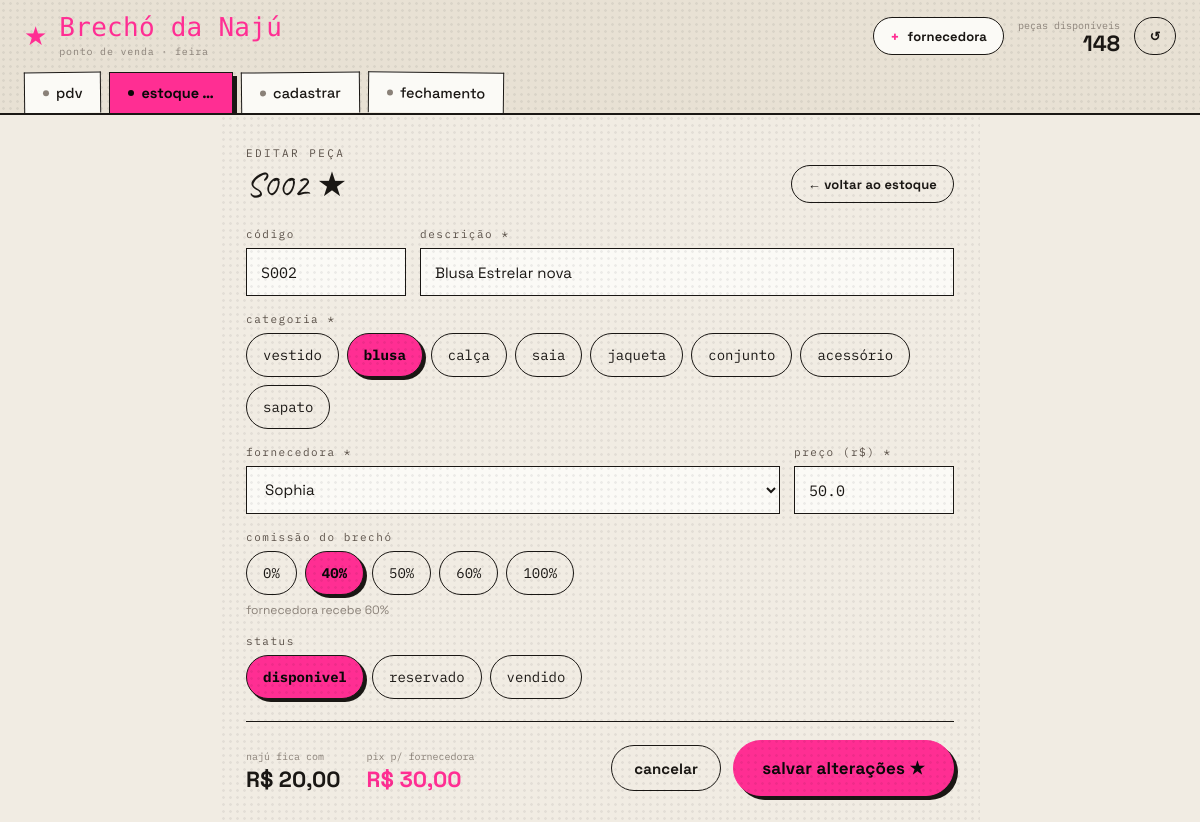
The page /pecas/39/editar on the database its author committed.
### models.py (models this page shows, shortened)
class Peca(db.Model):
    __tablename__ = "pecas"
    id = db.Column(db.Integer, primary_key=True)
    codigo = db.Column(db.String(24), unique=True, nullable=False)
    descricao = db.Column(db.String(240), nullable=False)
    categoria = db.Column(db.String(40), nullable=False)
    fornecedora_id = db.Column(db.Integer, db.ForeignKey("fornecedoras.id"), nullable=False)
    comissao_pct = db.Column(db.Integer, default=40)
    preco = db.Column(db.Float, nullable=False)
    status = db.Column(db.String(16), default="disponivel")
    vendido_em = db.Column(db.DateTime, nullable=True)

### app.py (the view, shortened to what this page needs)
    @app.route("/pecas/<int:peca_id>/editar", methods=["GET", "POST"])
    def editar(peca_id):
        p = db.session.get(Peca, peca_id)
        if p is None:
            abort(404)
        return render_template(
            "editar.html", peca=p,
            fornecedoras=Fornecedora.query.all(),
            categorias=CATEGORIAS, preco_arara=PRECO_ARARA,
            active="estoque",
        )

### app.py (called while the page is built)
def create_app():
    app = Flask(__name__)
    app.config["SECRET_KEY"] = "brecho-naju-2025"
    app.config["SQLALCHEMY_DATABASE_URI"] = (
        "sqlite:///" + os.path.join(BASE_DIR, "brecho.db")
    )
    app.config["SQLALCHEMY_TRACK_MODIFICATIONS"] = False
    db.init_app(app)
    app.jinja_env.filters["brl"] = fmt_brl
    with app.app_context():
        db.create_all()
        from seed import seed
        seed()
    @app.context_processor
    def _globals():
        try:
            return {"disponiveis": Peca.query.filter_by(status="disponivel").count()}
        except Exception:
            return {"disponiveis": 0}
    register_routes(app)
    return app

### templates/editar.html (shortened to what this page needs)
{% extends "base.html" %}
{% block content %}
<div class="wrap" style="max-width:760px">
  <div style="display:flex;align-items:flex-end;justify-content:space-between;flex-wrap:wrap;gap:12px">
    <div>
      <span class="eyebrow">editar peça</span>
      <div class="script" style="font-size:34px;margin-top:4px">{{ peca.codigo }} ★</div>
    </div>
    <a class="btn btn-ghost btn-sm" href="{{ url_for('estoque') }}">← voltar ao estoque</a>
  </div>
  <form method="post" action="{{ url_for('editar', peca_id=peca.id) }}" style="margin-top:24px">
    <div style="display:flex;flex-direction:column;gap:16px">
      <div style="display:grid;grid-template-columns:160px 1fr;gap:14px">
        <div class="field">
          <label class="flabel">código</label>
          <input class="input mono" name="codigo" value="{{ peca.codigo }}"/>
        </div>
        <div class="field">
          <label class="flabel">descrição *</label>
          <input class="input" name="descricao" value="{{ peca.descricao }}" required/>
        </div>
      </div>
      <div class="field">
        <label class="flabel">categoria *</label>
        <div class="chips">
          {% for c in categorias %}
            <button type="button" class="chip {{ 'on' if peca.categoria==c }}"
                    data-val="{{ c }}" onclick="pickCat(this,'{{ c }}')">{{ c }}</button>
          {% endfor %}
        </div>
      </div>
      <div style="display:grid;grid-template-columns:1fr 160px;gap:14px">
        <div class="field">
          <label class="flabel">fornecedora *</label>
          <select class="select" name="fornecedora" id="fornecedora" onchange="onForn()">
            {% for f in fornecedoras %}
              <option value="{{ f.id }}" data-com="{{ f.comissao_padrao }}"
                      {{ 'selected' if f.id==peca.fornecedora_id }}>{{ f.nome }}</option>
            {% endfor %}
          </select>
        </div>
        <div class="field">
          <label class="flabel">preço (R$) *</label>
          <input class="input mono" name="preco" id="preco"
                 value="{{ peca.preco }}" inputmode="decimal" oninput="recalc()"/>
        </div>
      </div>
      <div class="field">
        <label class="flabel">comissão do brechó</label>
        <div class="chips" id="com-chips">
          {% for c in [0, 40, 50, 60, 100] %}
            <button type="button" class="chip {{ 'on' if peca.comissao_pct==c }}"
                    data-val="{{ c }}" onclick="pickCom(this,{{ c }})">{{ c }}%</button>
          {% endfor %}
        </div>
        <span class="fhint" id="com-hint"></span>
      </div>
      <div class="field">
        <label class="flabel">status</label>
        <div class="chips">
          {% for s in ['disponivel', 'reservado', 'vendido'] %}
            <button type="button" class="chip {{ 'on' if peca.status==s }}"
                    data-val="{{ s }}" onclick="pickStatus(this,'{{ s }}')">{{ s }}</button>
          {% endfor %}
        </div>
      </div>
    </div>
    <div style="margin-top:22px;border-top:1.5px solid var(--line);padding-top:18px;
                display:flex;align-items:center;justify-content:space-between;flex-wrap:wrap;gap:16px">
      <div style="display:flex;gap:26px;flex-wrap:wrap">
        <div>
          <span class="mono" style="font-size:10px;color:var(--ink3)">najú fica com</span>
          <div style="font-weight:700;font-size:22px" id="prev-naju">—</div>
        </div>
        <div>
          <span class="mono" style="font-size:10px;color:var(--ink3)">pix p/ fornecedora</span>
          <div style="font-weight:700;font-size:22px;color:var(--pink)" id="prev-forn">—</div>
        </div>
      </div>
      <div style="display:flex;gap:12px;align-items:center">
        <a class="btn btn-ghost" href="{{ url_for('estoque') }}">cancelar</a>
        <button class="btn btn-pink btn-lg" type="submit">salvar alterações ★</button>
      </div>
    </div>
  </form>
</div>
{% endblock %}

### static/css/style.css (style rules this page uses)
:root { --black: #0A0808; --ink: #1A1714; --cream: #F1ECE3; --paper2: #E8E1D4; --card: #FBFAF6; --pink: #FF2E93; --lime: #C9FF3D; --blue: #3D8BFF; --rust: #D9322F; --ink2: #5a5048; --ink3: #8a8178; --line: #1A1714; --zebra: #F6F2EA; --display: "Monoton", cursive; --mono: "Major Mono Display", "IBM Plex Mono", monospace; --code: "IBM Plex Mono", monospace; --script: "Caveat", cursive; --body: "Space Grotesk", system-ui, sans-serif; }
* { box-sizing: border-box; }
html, body { margin: 0; padding: 0; background: var(--ink); font-family: var(--body); color: var(--ink); -webkit-font-smoothing: antialiased; }
a { color: inherit; text-decoration: none; }
button { font-family: var(--body); }
.wrap { max-width: 1040px; margin: 0 auto; padding: 26px; position: relative; }
.btn { appearance: none; cursor: pointer; display: inline-flex; align-items: center; justify-content: center; gap: 8px; border-radius: 999px; border: 1.5px solid var(--line); font-family: var(--body); font-weight: 700; letter-spacing: 0.01em; padding: 0 22px; height: 46px; font-size: 15px; background: var(--card); color: var(--ink); transition: transform .08s; }
.btn-pink { background: var(--pink); color: var(--black); border-color: var(--pink); box-shadow: 4px 4px 0 var(--ink); }
.btn-ghost { background: transparent; }
.btn-lg { height: 56px; font-size: 17px; padding: 0 28px; }
.btn-sm { height: 38px; font-size: 13px; padding: 0 16px; }
.eyebrow { font-family: var(--code); font-size: 11px; letter-spacing: 0.22em; text-transform: uppercase; color: var(--ink2); }
.script { font-family: var(--script); color: var(--ink); line-height: 1.1; }
.mono { font-family: var(--code); }
.input, .select { width: 100%; height: 48px; padding: 0 14px; border: 1.5px solid var(--line); background: var(--card); color: var(--ink); font-family: var(--body); font-size: 15px; outline: none; }
.input.mono { font-family: var(--code); }
.field { display: flex; flex-direction: column; gap: 7px; }
.field .flabel { font-family: var(--code); font-size: 11px; letter-spacing: 0.14em; text-transform: lowercase; color: var(--ink2); }
.field .fhint { font-size: 12px; color: var(--ink3); }
.chips { display: flex; gap: 8px; flex-wrap: wrap; }
.chip { appearance: none; cursor: pointer; min-height: 44px; padding: 0 16px; border: 1.5px solid var(--line); border-radius: 999px; background: transparent; color: var(--ink); font-family: var(--code); font-size: 14px; }
.chip.on { background: var(--pink); color: var(--black); font-weight: 700; box-shadow: 3px 3px 0 var(--ink); }

### rows shown on the page
Peca: codigo "S002", descricao "Blusa Estrelar nova", preco "50.0"

### other values the page prints
{{ disponiveis }} "148"
{{ c }} "vestido" "blusa" "calça" "saia" "jaqueta" "conjunto" "acessório" "sapato"
{{ c }} "0" "40" "50" "60" "100"
{{ s }} "disponivel" "reservado" "vendido"
form field fornecedora "Sophia"
